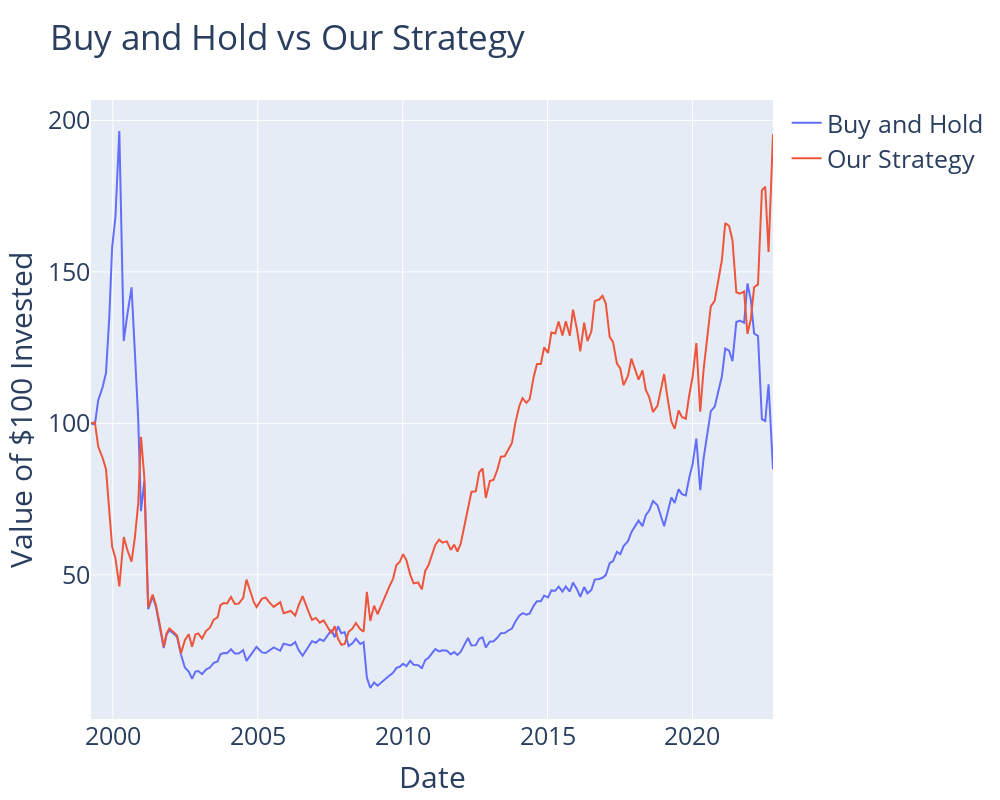

Notebook cell for this chart:
### Code cell
df_merge = pd.merge(df_measure_mm, df_QQQ, left_on="ReleaseDate", right_on="Date", how="left")
df_merge["inter_meeting_period_ret"] = df_merge["Adj Close"].pct_change(-1)*-100 
df_merge = df_merge.dropna()
print(df_merge.shape)

var_x = df_merge["our_measure"].tolist()

dates_list = [df_merge["Date"].tolist()[0]]
QQQ_BAH_list = [100.0]
QQQ_LSM_list = [100.0]
for i in range(0, len(var_x)):
    if i+1 == len(var_x):
        dates_list.append(df_measure_mm["ReleaseDate"].tolist()[-1])
    else:
        dates_list.append(df_merge["ReleaseDate"].tolist()[i+1])
    measure_value = df_merge["our_measure"].tolist()[i]
    pct_change = df_merge["inter_meeting_period_ret"].tolist()[i]
    QQQ_BAH_list.append(QQQ_BAH_list[-1]*(1.0+(pct_change/100.0)))
    if measure_value <= 0.0: 
        QQQ_LSM_list.append(QQQ_LSM_list[-1]*(1.0+(pct_change/100.0)))
    else:
        QQQ_LSM_list.append(QQQ_LSM_list[-1]*(1.0-(pct_change/100.0)))

print(QQQ_BAH_list[-1], QQQ_LSM_list[-1])

fig = go.Figure()

fig.add_trace(go.Scatter(x=dates_list, y=QQQ_BAH_list,
    name="Buy and Hold"       # this sets its legend entry
))


fig.add_trace(go.Scatter(x=dates_list, y=QQQ_LSM_list,
    name="Our Strategy"
))



# Add figure title
fig.update_layout(
    title_text="Buy and Hold vs Our Strategy"
)

# Set x-axis title
fig.update_xaxes(title_text="Date")
# Set y-axes title
fig.update_yaxes(title_text="Value of $100 Invested")

fig.update_layout(
    autosize=False,
    width=1000,
    height=800,
    font=dict(
        size=25,
    ))

fig.show()

### Figure 1 — Plotly figure (JSON) as saved in the notebook; plotly's stock layout.template omitted (floating-point values rounded to 4 significant figures; data arrays with more than 128 entries replaced by an {"elided": "..."} marker saying what was removed)
{"data": [{"name": "Buy and Hold", "type": "scatter", "x": {"elided": "190 str values"}, "y": {"elided": "190 float values"}}, {"name": "Our Strategy", "type": "scatter", "x": {"elided": "190 str values"}, "y": {"elided": "190 float values"}}], "layout": {"autosize": false, "font": {"size": 25}, "height": 800, "title": {"text": "Buy and Hold vs Our Strategy"}, "width": 1000, "xaxis": {"title": {"text": "Date"}}, "yaxis": {"title": {"text": "Value of $100 Invested"}}}}
